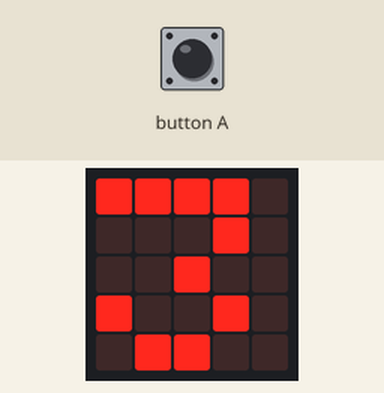
Recording of a program running on a simulated BBC micro:bit (MakeCode). On the bench: the board's 5×5 LED display.

Above: at 0.1 s.
At 0.9 s:
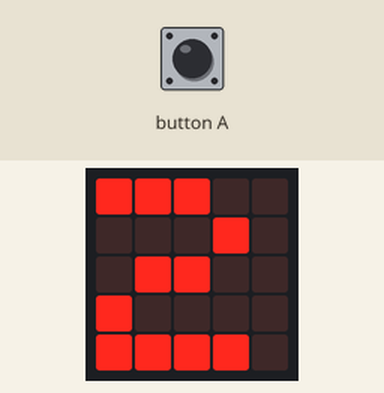
At 1.8 s:
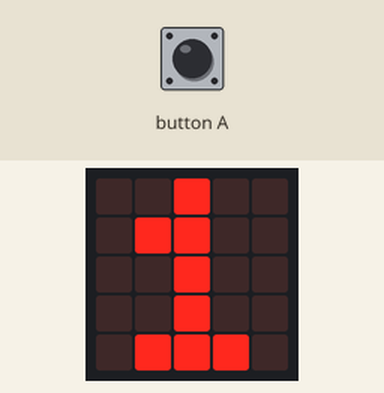
At 2.6 s:
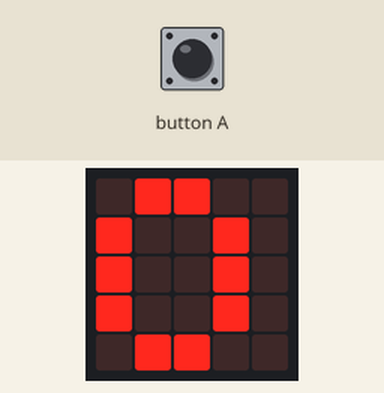

The program:

main.ts
```typescript
input.onButtonPressed(Button.A, function () {
    basic.pause(1000)
})
basic.showNumber(3)
basic.pause(100)
basic.showNumber(2)
basic.pause(100)
basic.showNumber(1)
basic.pause(100)
let contador = 0
basic.forever(function () {
    basic.showNumber(contador)
    contador = 0
})
```

test.ts
```typescript
// aquí va el archivo "tests"; esto no se compilará cuando este paquete se utilice como una extensión.
```

Measured:
- what the display in image 1 shows lasts 0.8 s, from 0.9 s to 1.7 s
